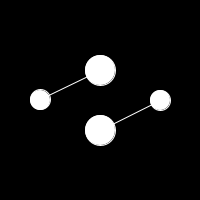
Frame 1 (no input)
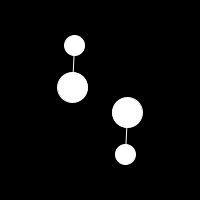
Frame 60 (the mouse pressed at the canvas centre just before this capture)
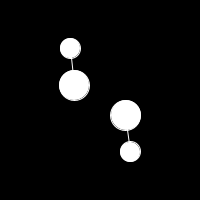
Frame 120 (the mouse held since frame 60 and released just before this capture)

The Processing sketch that drew these frames (run headless with seeded random() and noise(); from frame 60 on, the mouse is pressed at the canvas centre):

// Processing sketch: processing_170889
// ── processing_170889.pde

void setup() {
  size(200, 200);
  frameRate(60);
  fill(255);
  stroke(255);
}

float angle;

void draw() {
  background(0);
  float xmove = 30*sin(radians(angle));
  float ymove = 30*cos(radians(angle));
  ellipse(100+xmove, 100+ymove, 30, 30);
  ellipse(100+2*ymove, 100+2*xmove, 20, 20);
  line(100+xmove, 100+ymove, 100+2*ymove, 100+2*xmove);


    
  float xmove3 = 30*sin(radians(angle)+PI);
  float ymove3 = 30*cos(radians(angle)+PI);
  ellipse(100+xmove3, 100+ymove3, 30, 30);
  ellipse(100+2*ymove3, 100+2*xmove3, 20, 20);
  line(100+xmove3, 100+ymove3, 100+2*ymove3, 100+2*xmove3);
  angle += .05*(mouseY-100);
}
